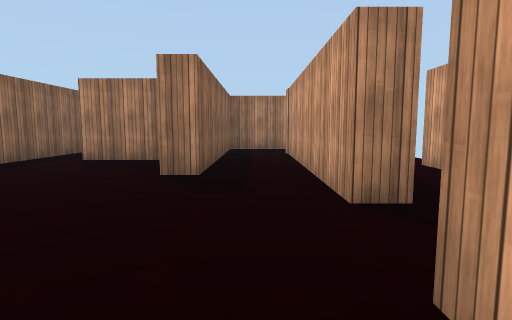
view 1 (above)

18 first-person views from a walk through a 3-D level made in the Unity game engine. The camera is 1.2 m above the floor, tilts 6° down and sees 80° across. The floor is counted in squares, 2 m on a side. Each view is taken from the middle of a square. On the plan, view 1 faces up. The plan holds only what a view shows up to about 9 squares ahead; the rest is blank. The player character is not drawn. Surface patterns are stand-ins for the level's own textures.

view 2
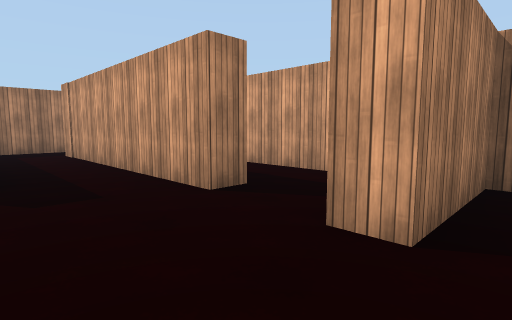

view 3
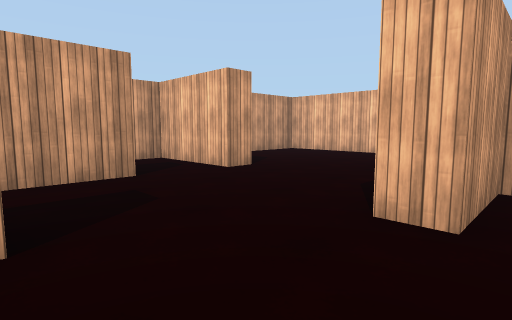

view 4
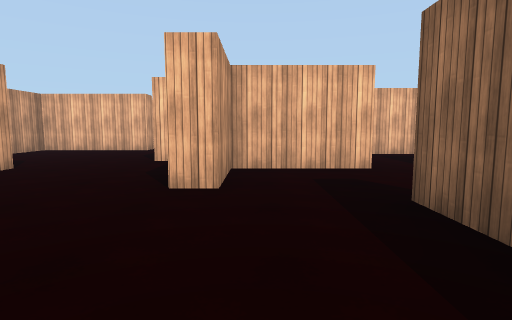

view 5
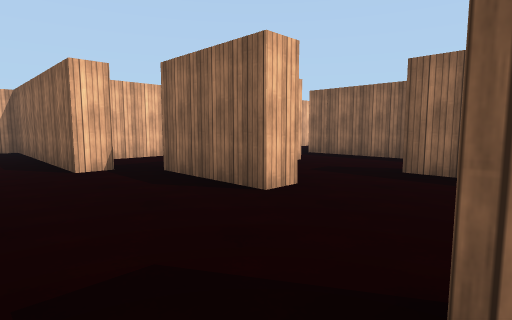

view 6
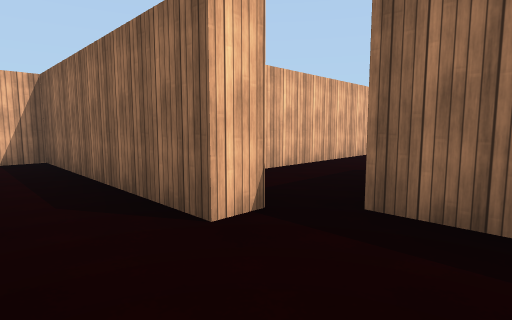

view 7
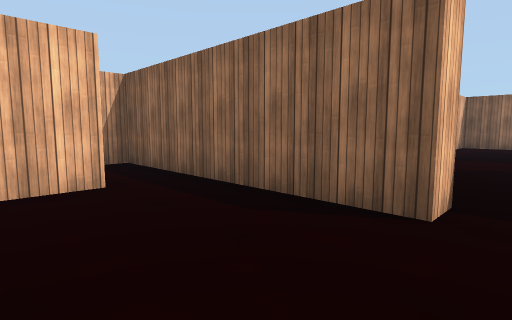

view 8
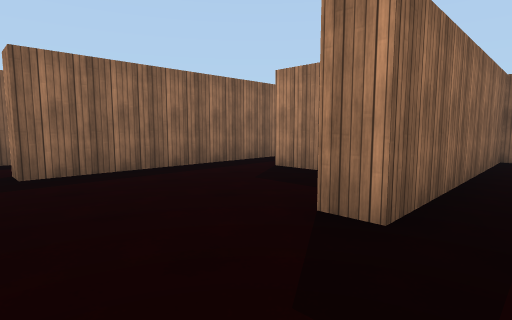

view 9
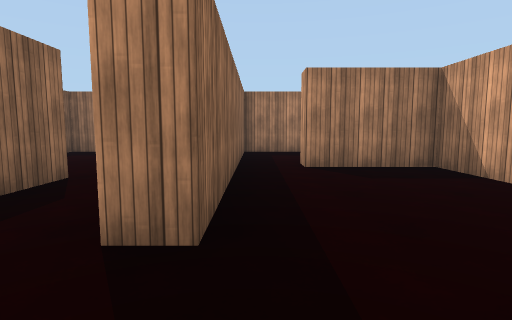

view 10
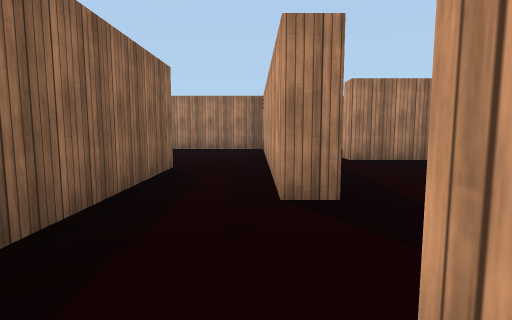

view 11
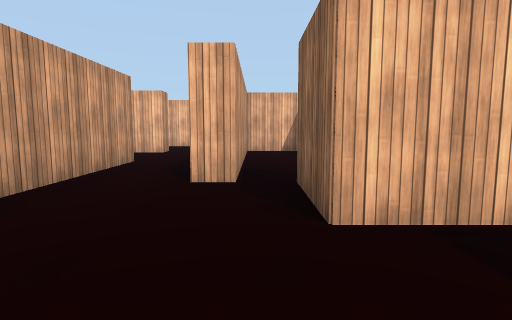

view 12
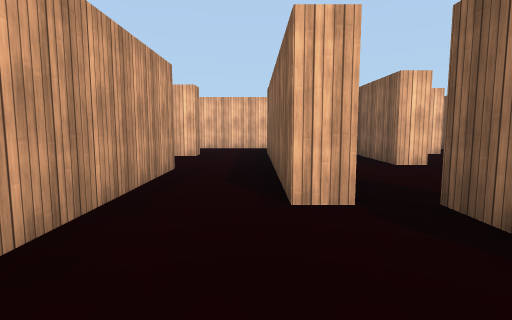

view 13
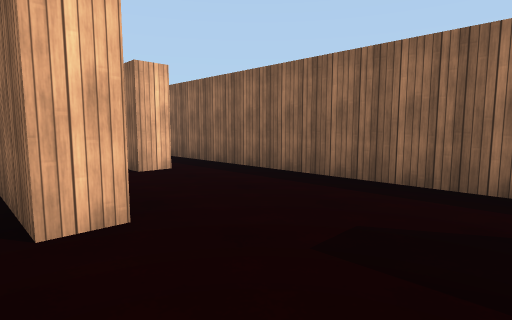

view 14
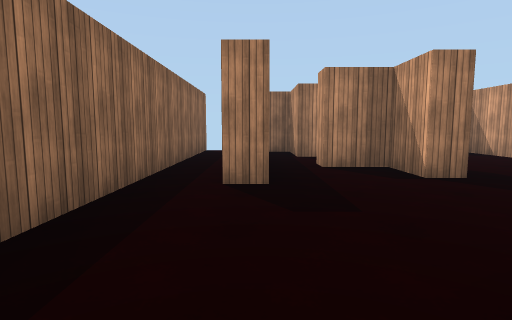

view 15
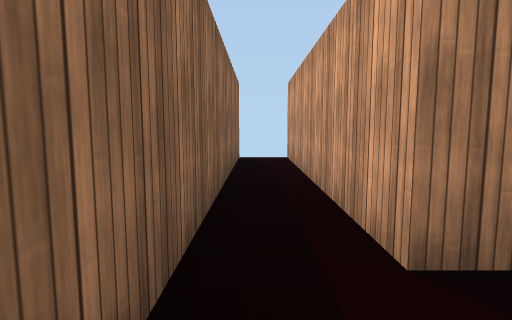

view 16
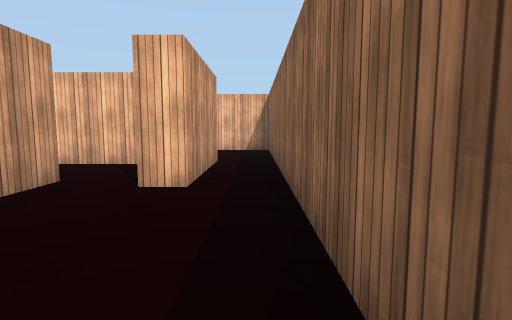

view 17
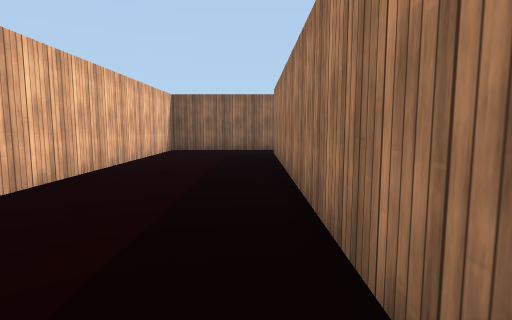

view 18
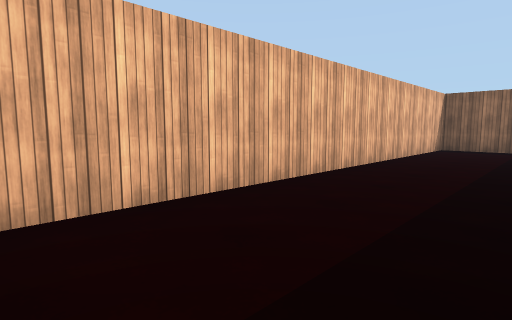

### Floor plan
Points are (right, up) in squares from view 1. A wall is a line through its corners. A room is listed if a view was taken in it or the views show most of it. See-through windows are left out.
Room 1 (views 1, 2, 6, 7)
walls: (2.8, 0.5) (0.6, 0.5) (0.6, 1); (-0.1, -3.2) (2.7, -3.2) (2.7, -1.5); (-1.8, -0.5) (-1.1, -0.5) (-1.1, -5.3); (-2.1, 2) (-2.1, 0)
ways out: opening at (-0.5, 1) to room 3
Room 2 (views 3, 4)
walls: (-1.2, 4.2) (-1.2, 5.7) (-3.2, 5.7); (-3.5, 0.5) (-2.6, 0.5) (-2.6, 2) (-2.1, 2); (-4.3, 8.7) (-4.3, 2.5)
ways out: opening at (-1, 3) to room 3; opening at (-4, 1.5) to room 4
Room 3 (views 5, 8)
walls: (1.4, 2.5) (0.6, 2.5) (0.6, 7.6); (1.1, 8.7) (-0.7, 8.7) (-0.7, 3.9) (-1.2, 3.9); (0.6, 1) (1.5, 1)
ways out: opening at (-0.5, 1) to room 1; opening at (-1, 3) to room 2; opening at (1, 2)
Room 4 (view 9)
walls: (-4.3, 2.5) (-4.7, 2.5) (-4.7, 4.5); (-4.7, 0.5) (-3.5, 0.5); (-6.3, 4.7) (-6.3, 0.5)
ways out: opening at (-4, 1.5) to room 2; opening at (-5, 0) to room 5; opening at (-5, 3.5) to room 6
Room 5 (view 10)
walls: (-6.3, 0.5) (-6.3, -0.5); (-4.7, 0) (-4.7, 0.5); (-8.8, -0.5) (-8.8, 0.4); (-9.8, -0.1) (-9.8, -2.1) (-2.1, -2.1)
ways out: opening at (-5, 0) to room 4; opening at (-9, 0) to room 7
Room 6 (views 11, 12)
walls: (-8.6, 6.2) (-7.5, 6.2) (-7.5, 4.6); (-8.6, 7.4) (-9.1, 7.4); (-4.7, 4.5) (-4.7, 8.7) (-8.8, 8.7); (-9.1, 8.7) (-9.8, 8.7); (-3.2, 5.7) (-3.2, 6.2); (-8.3, 2) (-8.3, -0.1) (-6.8, -0.1) (-6.8, 4.7) (-6.3, 4.7)
ways out: opening at (-5, 3.5) to room 4; opening at (-8, 3.5) to room 7; gap at (-9, 6) to room 7
Room 7 (views 13, 14, 15, 16)
walls: (-9.8, 4.2) (-10.4, 4.2) (-10.4, 9.2); (-8.9, 2) (-8.3, 2); (-7.5, 4.6) (-8, 4.6) (-8, 5.7) (-9, 5.7); (-10.4, -0.1) (-9.8, -0.1); (-11.3, 9.4) (-11.3, -0.6)
ways out: opening at (-9, 0) to room 5; opening at (-8, 3.5) to room 6; gap at (-9, 6) to room 6; opening at (-11, -1.5) to room 8; gap at (-12, 9)
Room 8 (views 17, 18)
walls: (-3.4, -2.6) (-10.4, -2.6) (-10.4, -0.1); (-11.3, -0.6) (-11.3, -5.3) (-2.1, -5.3); (-0.1, -3.8) (-0.1, -3.2)
ways out: opening at (-11, -1.5) to room 7

Positions as (right, up) in squares from view 1, and headings:
1: (0, 0), facing up
2: (-1, 0), facing up-right
3: (-3, 4), facing down-right
4: (-3, 5), facing down
5: (0, 4), facing down-left
6: (0, 1), facing down-left
7: (1, 0), facing down-left
8: (0, 2), facing up-left
9: (-4, 1), facing up
10: (-5, 0), facing up
11: (-7, 8), facing down
12: (-6, 7), facing down
13: (-8, 4), facing down-left
14: (-10, 1), facing up
15: (-11, 3), facing up
16: (-11, 3), facing down
17: (-3, -3), facing left
18: (-2, -3), facing down-left
